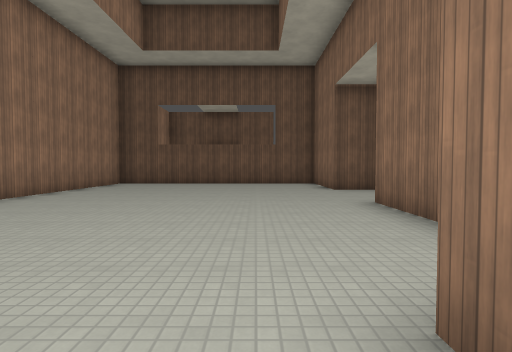
View 1 (above)

20 first-person views from a walk through a 3-D level made in the Godot game engine. The camera is 1.4 m above the floor, tilts 2° down and sees 80° across. The floor is counted in squares, 2 m on a side. Each view is taken from the middle of a square. On the plan, view 1 faces up. The plan holds only what a view shows up to about 10 squares ahead; the rest is blank. The place goes on beyond the plan. Surface patterns are stand-ins for the level's own textures.

View 2
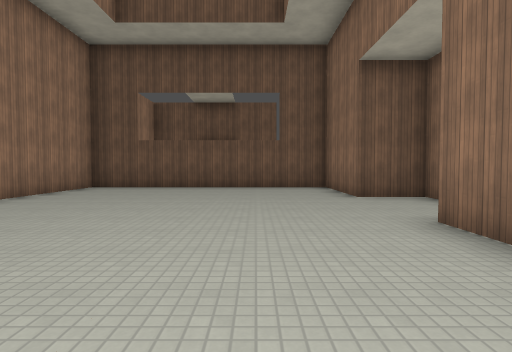

View 3
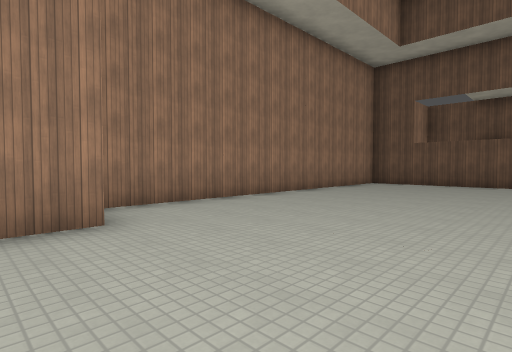

View 4
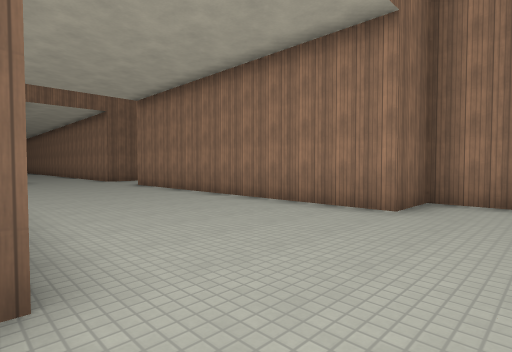

View 5
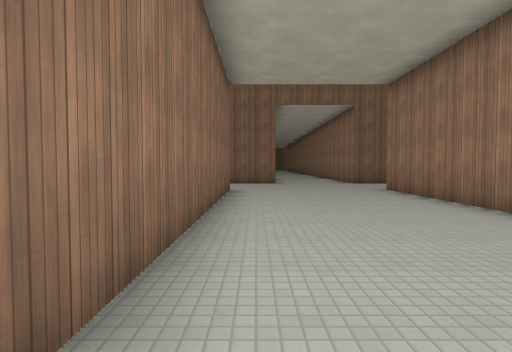

View 6
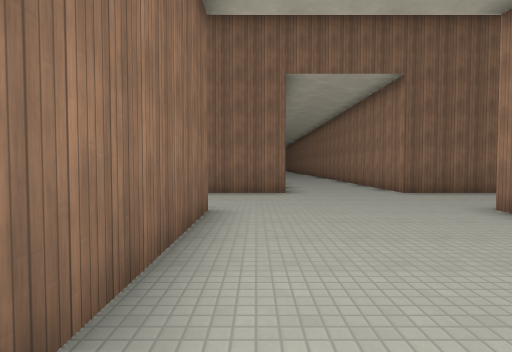

View 7
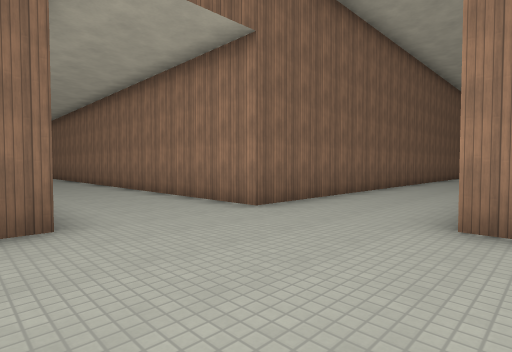

View 8
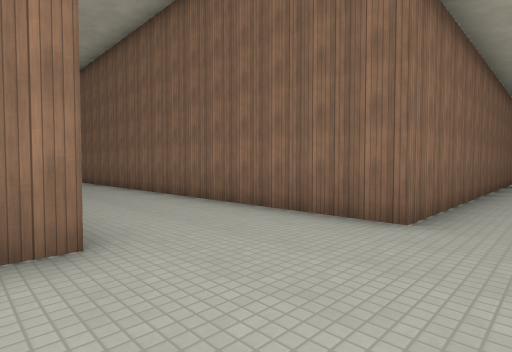

View 9
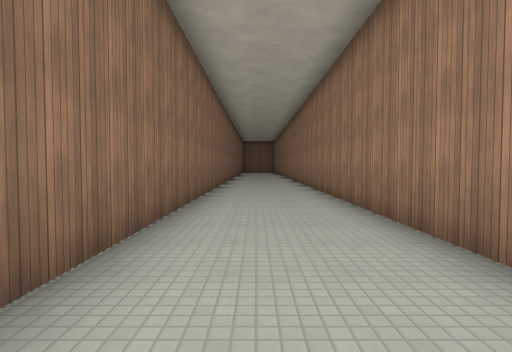

View 10
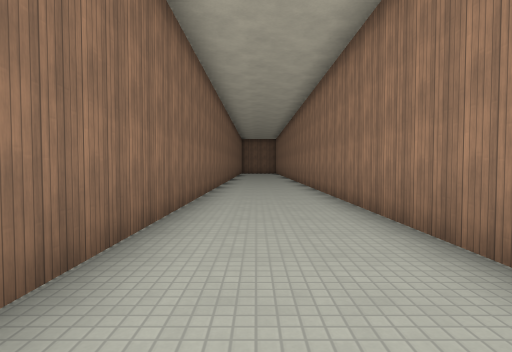

View 11
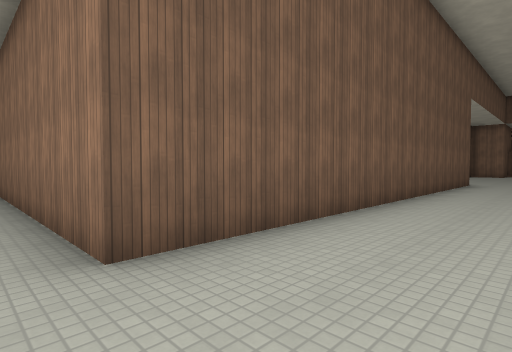

View 12
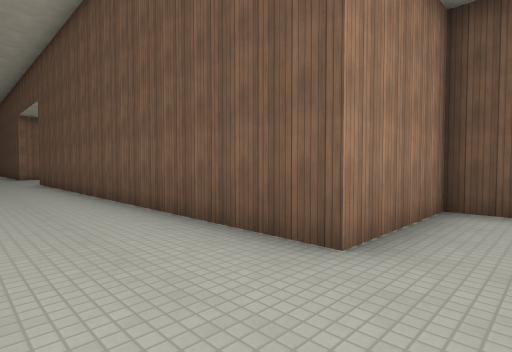

View 13
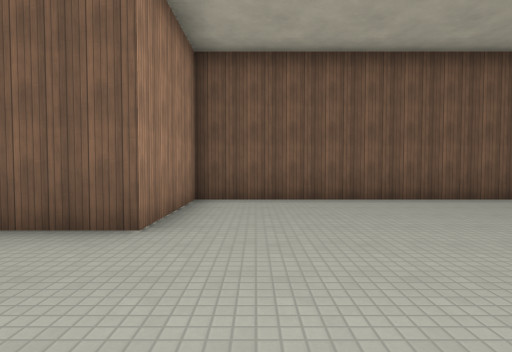

View 14
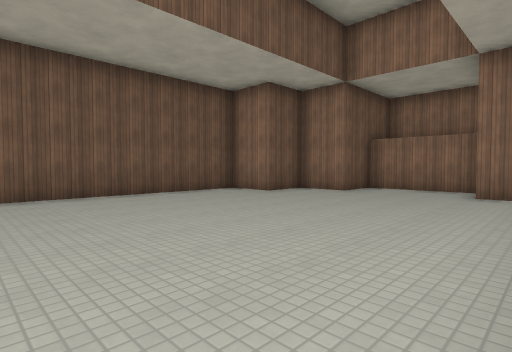

View 15
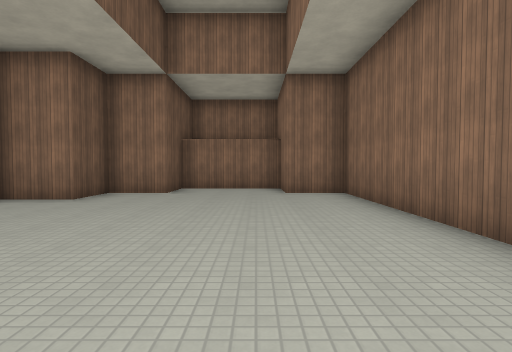

View 16
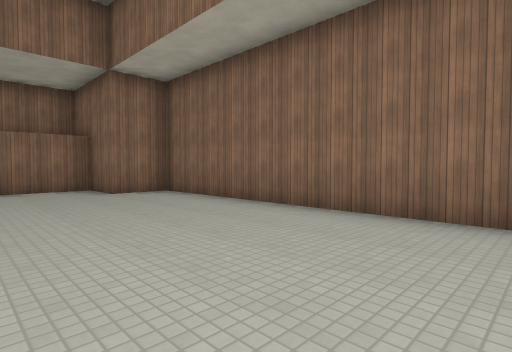

View 17
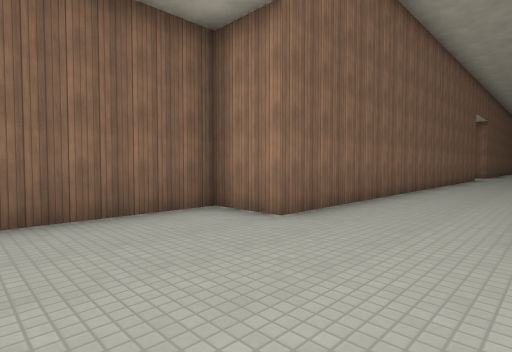

View 18
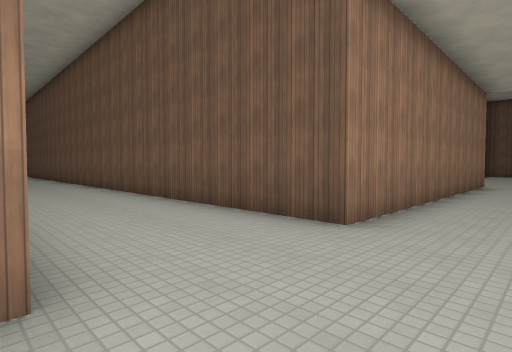

View 19
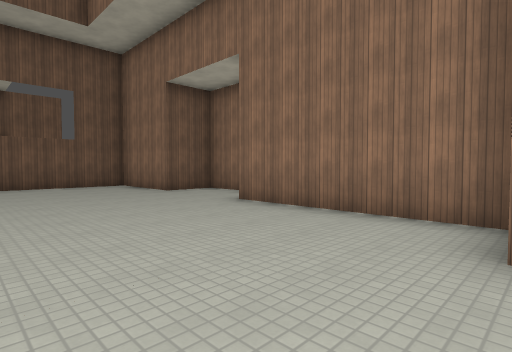

View 20
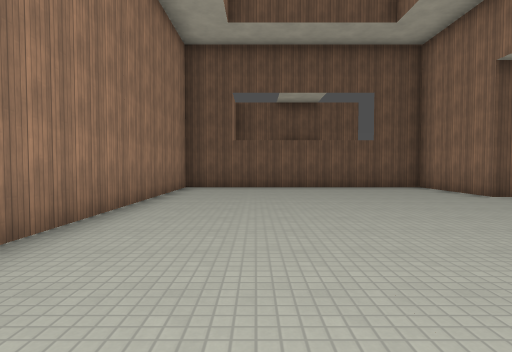

### Floor plan
Points are (right, up) in squares from view 1. A wall is a line through its corners. A room is listed if a view was taken in it or the views show most of it. See-through windows are left out.
Room 1 (views 1, 2, 3, 4, 5, 6, 7, 8, 9, 10, 11, 18, 19, 20)
walls: (2.3, 1.4) (2.3, 5.8); (-10.5, -10.7) (-3.8, -10.7) (-3.8, -23.9); (3.8, 7.4) (3.8, 8.7) (2.3, 8.7) (2.3, 11.7) (-5.2, 11.7) (-5.2, 1.3) (-3.8, 1.3) (-3.8, -7.7) (-11.5, -7.7); (12.8, -7.7) (0.7, -7.7) (0.7, 1.2); (-0.8, -23.9) (-0.8, -10.7) (12.8, -10.7)
ways out: opening at (12.3, -9) to room 2
Room 2 (views 12, 13, 14, 15, 16, 17)
walls: (12.8, -10.7) (12.8, -12.3) (21.8, -12.3) (21.8, -10.7) (23.3, -10.7) (23.3, -7.7) (21.8, -7.7) (21.8, -6.3) (20.3, -6.3) (20.3, -4.8) (12.8, -4.8) (12.8, -7.7)
ways out: opening at (12.3, -9) to room 1

Positions as (right, up) in squares from view 1, and headings:
1: (0, 0), facing up
2: (0, 2), facing up
3: (0, 0), facing up-left
4: (1, 3), facing down-left
5: (0, 1), facing down
6: (0, -3), facing down
7: (0, -7), facing down-left
8: (-2, -7), facing down-right
9: (-2, -12), facing down
10: (-2, -14), facing down
11: (0, -10), facing up-right
12: (14, -10), facing up-left
13: (14, -11), facing up
14: (14, -12), facing up-right
15: (14, -10), facing right
16: (14, -8), facing down-right
17: (16, -8), facing down-left
18: (-2, -11), facing up-left
19: (-2, 1), facing up-right
20: (-3, 2), facing up
